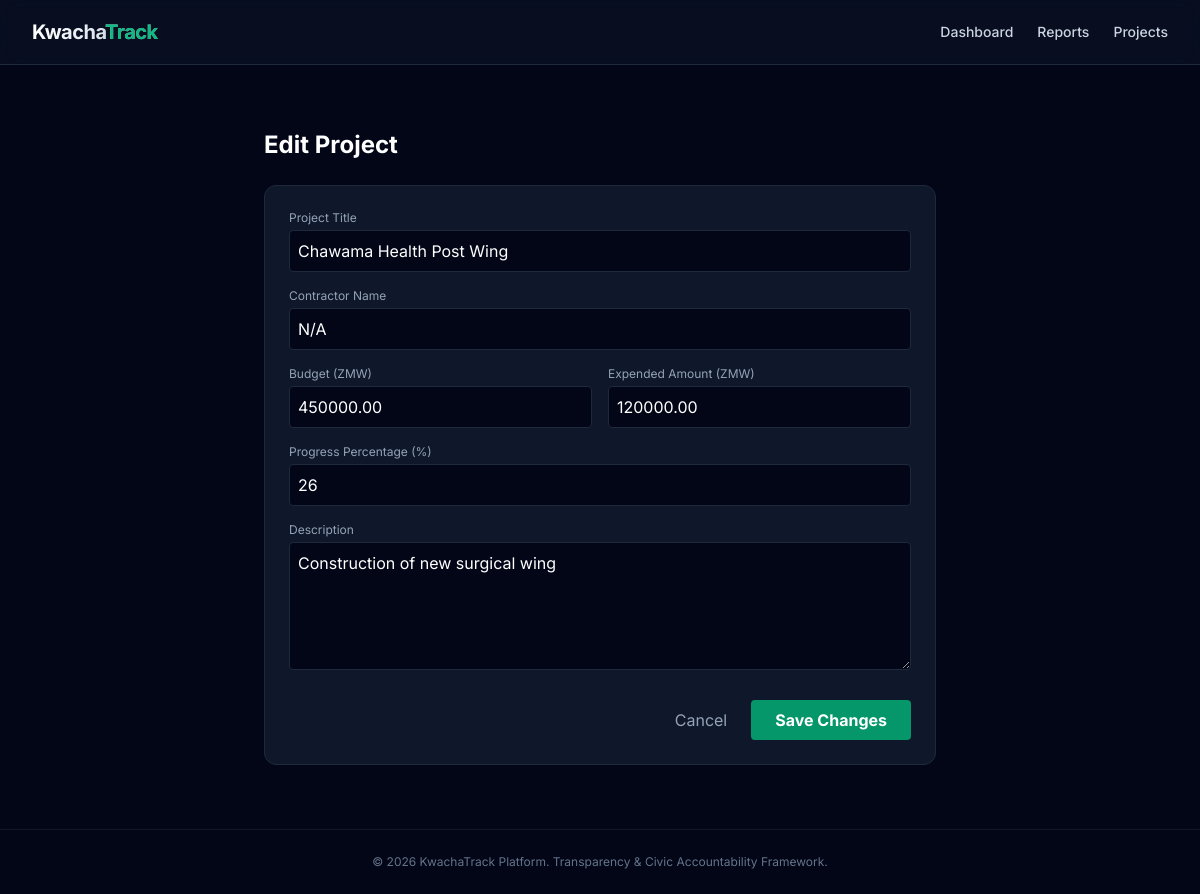
/system-internal-control-824/admin/projects/edit/1 (signed in), run on the app's committed database.
### app/models.py (models this page shows)
class Project(db.Model):
    __tablename__ = 'projects'
    id = db.Column(db.Integer, primary_key=True)
    title = db.Column(db.String(200), nullable=False)
    description = db.Column(db.Text, nullable=False)
    budget = db.Column(db.Numeric(15, 2), nullable=False)
    expended_amount = db.Column(db.Numeric(15, 2), default=0.00)
    constituency_id = db.Column(db.Integer, db.ForeignKey('constituencies.id'), nullable=False)
    contractor_name = db.Column(db.String(150), nullable=False)
    start_date = db.Column(db.Date, nullable=False)
    end_date = db.Column(db.Date, nullable=True)
    status = db.Column(db.Enum(ProjectStatus), default=ProjectStatus.PROPOSED, nullable=False, index=True)
    progress_percentage = db.Column(db.Integer, default=0)
    created_at = db.Column(db.DateTime, default=datetime.datetime.utcnow)
    financial_records = db.relationship('FinancialTransaction', backref='project', lazy=True, cascade="all, delete-orphan")
    feedbacks = db.relationship('CitizenFeedback', backref='project', lazy=True, cascade="all, delete-orphan")

### app/routes/admin.py (the view, shortened to what this page needs)
@admin_bp.route('/admin/projects/edit/<int:project_id>', methods=['GET', 'POST'])
def edit_project(project_id):
    if not session.get('is_admin'): return "Access Denied", 403
    project = Project.query.get_or_404(project_id)
    return render_template('edit_project.html', project=project)

### app/routes/admin.py (called while the page is built)
@admin_bp.before_request
@limiter.limit("60 per hour")
def limit_admin_access():
    pass

### app/templates/edit_project.html
{% extends "base.html" %}
{% block content %}
<div class="max-w-2xl mx-auto py-8">
    <h1 class="text-2xl font-bold text-white mb-6">Edit Project</h1>
    <form method="POST" class="bg-slate-900 p-6 rounded-xl border border-slate-800">
        <div class="mb-4">
            <label class="block text-slate-400 text-xs mb-1">Project Title</label>
            <input type="text" name="title" value="{{ project.title }}" class="w-full bg-slate-950 border border-slate-800 p-2 rounded text-white" required>
        </div>
        <div class="mb-4">
            <label class="block text-slate-400 text-xs mb-1">Contractor Name</label>
            <input type="text" name="contractor_name" value="{{ project.contractor_name or '' }}" class="w-full bg-slate-950 border border-slate-800 p-2 rounded text-white" required>
        </div>
        <div class="grid grid-cols-1 sm:grid-cols-2 gap-4 mb-4">
            <div>
                <label class="block text-slate-400 text-xs mb-1">Budget (ZMW)</label>
                <input type="number" step="0.01" name="budget" value="{{ project.budget }}" class="w-full bg-slate-950 border border-slate-800 p-2 rounded text-white" required>
            </div>
            <div>
                <label class="block text-slate-400 text-xs mb-1">Expended Amount (ZMW)</label>
                <input type="number" step="0.01" name="expended_amount" value="{{ project.expended_amount or 0.0 }}" class="w-full bg-slate-950 border border-slate-800 p-2 rounded text-white" required>
            </div>
        </div>
        <div class="mb-4">
            <label class="block text-slate-400 text-xs mb-1">Progress Percentage (%)</label>
            <input type="number" min="0" max="100" name="progress_percentage" value="{{ project.progress_percentage or 0 }}" class="w-full bg-slate-950 border border-slate-800 p-2 rounded text-white" required>
        </div>
        <div class="mb-6">
            <label class="block text-slate-400 text-xs mb-1">Description</label>
            <textarea name="description" class="w-full bg-slate-950 border border-slate-800 p-2 rounded text-white h-32">{{ project.description }}</textarea>
        </div>
        <div class="flex justify-end gap-2">
            <a href="{{ url_for('admin.manage_projects') }}" class="text-slate-400 px-4 py-2">Cancel</a>
            <button type="submit" class="bg-emerald-600 text-white px-6 py-2 rounded font-bold hover:bg-emerald-500">Save Changes</button>
        </div>
    </form>
</div>
{% endblock %}

### app/templates/base.html (style rules this page uses)
body { font-family: 'Inter', sans-serif; }

### data on the page
Project: title "Chawama Health Post Wing", contractor_name "N/A", budget "450000.00", expended_amount "120000.00", progress_percentage "26", description "Construction of new surgical wing"
